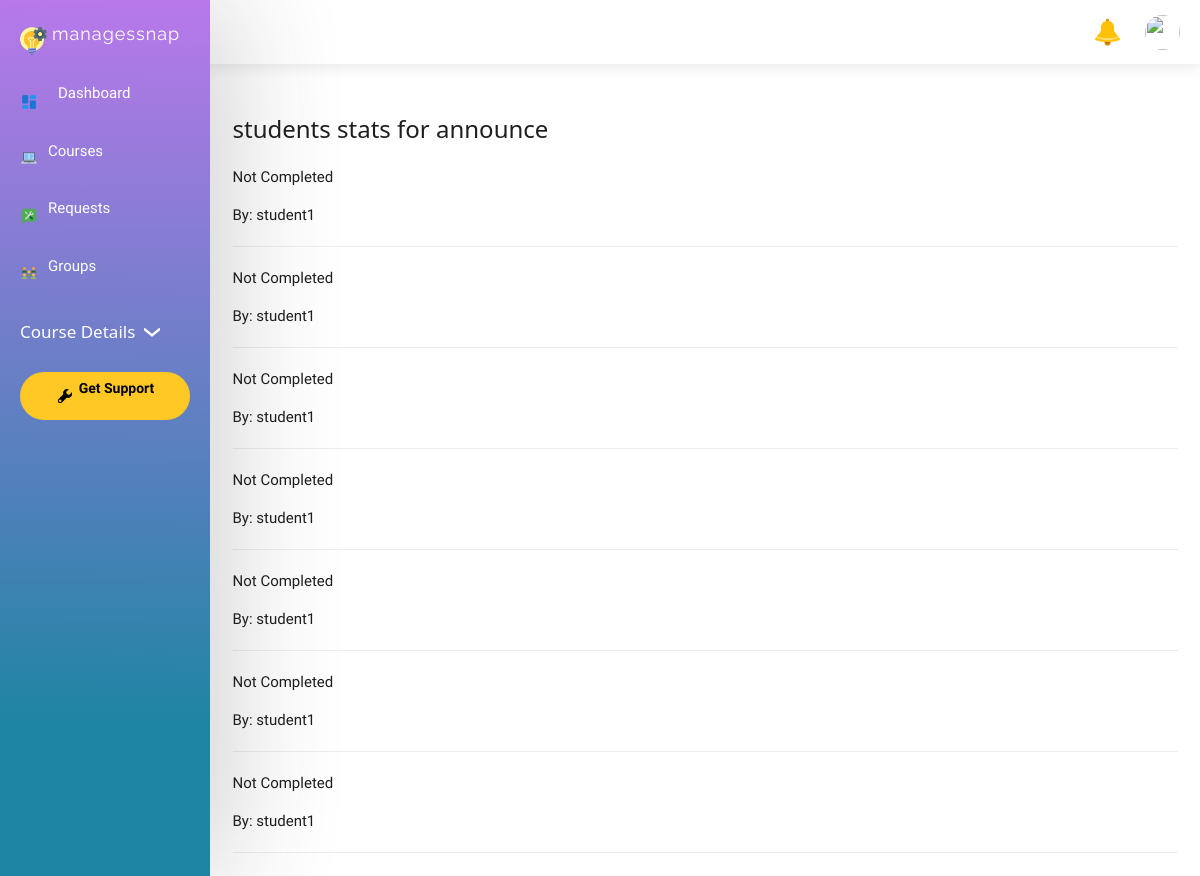
The app's page /topic_stats/1/ with its own data.
### courses/models.py (models this page shows, shortened)
class courseTopic(models.Model):
    posted_by = models.ForeignKey(Profile, on_delete=models.CASCADE,blank=True,null=True)
    course = models.ForeignKey(course, on_delete=models.CASCADE, related_name='courseTopics',blank=True,null=True)
    title = models.CharField(max_length=500)
    documents = models.ManyToManyField(Files, blank=True)
    info   = models.CharField(max_length=500, null=True, blank=True)
    link  = models.URLField(max_length=200, null=True, blank=True)
    released = models.BooleanField(default=False)
    created_by = models.CharField(max_length=20, choices=[
            ('M', 'Manager'),
            ('T', 'Teacher')
        ],
        default='T'
    )

class mytopics(models.Model):
    user = models.ForeignKey(User, on_delete=models.CASCADE)
    coursetopic  = models.ForeignKey(courseTopic, on_delete=models.CASCADE)
    documents = models.ManyToManyField(myFiles, blank=True)
    done = models.BooleanField(default=False)

### courses/views.py (the view)
# urls.py: path('topic_stats/<topicid>/', views.topic_stats, name='topic-stats'),
def topic_stats(request, topicid):
    my_topics = mytopics.objects.filter(coursetopic__id=topicid)
    coursetopic = courseTopic.objects.get(id=topicid)
    return render(request, "topic_stats.html", {'my_topics': my_topics, 'coursetopic': coursetopic})

### templates/topic_stats.html (shortened to what this page needs)
{% extends 'base1.html' %}
{% load custom_tags %}
{% load static %}
{% block css %}
<link rel="stylesheet" href="https://stackpath.bootstrapcdn.com/bootstrap/4.5.0/css/bootstrap.min.css"
>
    <link rel="stylesheet" href="{% static "styles/announcements-style.css"%}">
{% endblock css %}
{% block content %}
  <div class="m-4">
    <h3 class="mt-5 mb-4">students stats for {{coursetopic.title}}</h3>
    {% if my_topics %}
        {% for my_topic in my_topics %}
            <div>
                {% if my_topic.done %}
                    <p>Completed</p>
                {% else %}
                    <p>Not Completed</p>
                {% endif %}
                <p>By: {{my_topic.user.username}}</p>
            </div>
            <hr />
        {% endfor %}
    {% else %}
            <h3>Nobody have completed this...</h3>
    {% endif %}
  </div>
{% endblock content %}

### static/styles/announcements-style.css (style rules this page uses)
::placeholder { color: rgb(169, 166, 166); }

### static/styles/style.css (style rules this page uses)
* { box-sizing: border-box; padding: 0px; margin: 0px; font-family: 'Work Sans', sans-serif; }
body { background-color: white; }

### static/styles/courses-style.css (style rules this page uses)
::placeholder { color: rgb(169, 166, 166); }

### static/styles/add-popup.css (style rules this page uses)
::placeholder { color: rgb(169, 166, 166); }

### static/styles/w3.css (style rules this page uses)
html { box-sizing:border-box }
*,*:before,*:after { box-sizing:inherit }
html { -ms-text-size-adjust:100%;-webkit-text-size-adjust:100% }
body { margin:0 }
hr { box-sizing:content-box;height:0;overflow:visible }
html,body { font-family:Verdana,sans-serif;font-size:15px;line-height:1.5 }
html { overflow-x:hidden }
h3 { font-size:24px }
h1,h2,h3,h4,h5,h6 { font-family:"Segoe UI",Arial,sans-serif;font-weight:400;margin:10px 0 }
hr { border:0;border-top:1px solid #eee;margin:20px 0 }

### records on screen
courseTopic: title "announce"
mytopics: done "Not Completed", user.username "student1"
mytopics: done "Not Completed", user.username "student1"
mytopics: done "Not Completed", user.username "student1"
mytopics: done "Not Completed", user.username "student1"
mytopics: done "Not Completed", user.username "student1"
mytopics: done "Not Completed", user.username "student1"
mytopics: done "Not Completed", user.username "student1"
